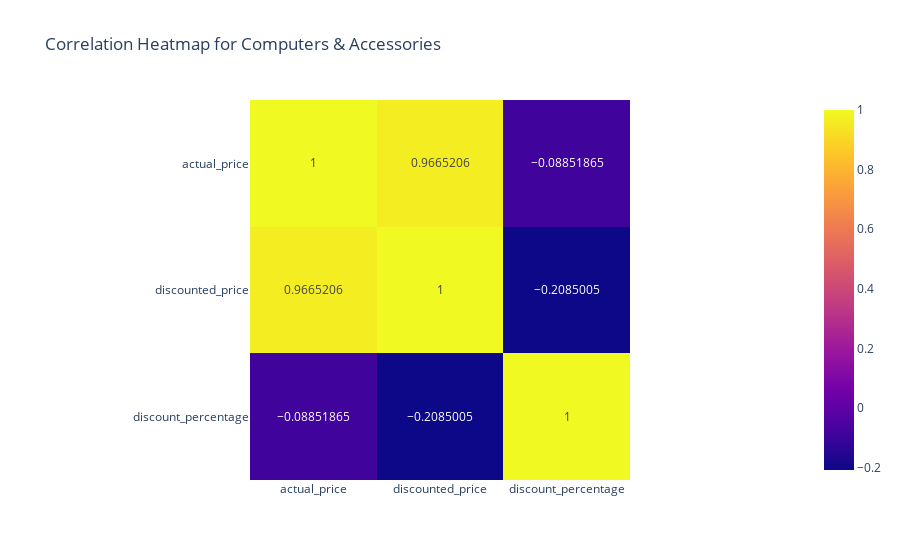

The notebook cell saved with this chart:
### Code cell
fig = px.imshow(newdf[newdf.Root_Category==list(newdf.Root_Category.unique())[0]][['actual_price','discounted_price','discount_percentage']].corr(),text_auto=True,title=f"Correlation Heatmap for {list(newdf.Root_Category.unique())[0]}")
fig.show()
fig.write_image("images/fig2.png")

### Figure 1 — Plotly figure (JSON) as saved in the notebook; plotly's stock layout.template omitted (floating-point values rounded to 4 significant figures)
{"data": [{"coloraxis": "coloraxis", "hovertemplate": "x: %{x}<br>y: %{y}<br>color: %{z}<extra></extra>", "name": "0", "texttemplate": "%{z}", "type": "heatmap", "x": ["actual_price", "discounted_price", "discount_percentage"], "xaxis": "x", "y": ["actual_price", "discounted_price", "discount_percentage"], "yaxis": "y", "z": [[1, 0.9665, -0.08852], [0.9665, 1, -0.2085], [-0.08852, -0.2085, 1]]}], "layout": {"coloraxis": {"colorscale": [[0, "#0d0887"], [0.1111, "#46039f"], [0.2222, "#7201a8"], [0.3333, "#9c179e"], [0.4444, "#bd3786"], [0.5556, "#d8576b"], [0.6667, "#ed7953"], [0.7778, "#fb9f3a"], [0.8889, "#fdca26"], [1, "#f0f921"]]}, "title": {"text": "Correlation Heatmap for Computers & Accessories"}, "xaxis": {"anchor": "y", "constrain": "domain", "domain": [0, 1], "scaleanchor": "y"}, "yaxis": {"anchor": "x", "autorange": "reversed", "constrain": "domain", "domain": [0, 1]}}}
